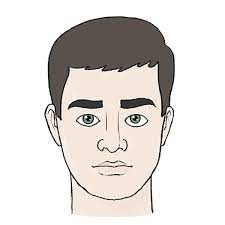
#> input picture HW4/Answers/face.jpg, 225 x 225 px
$ jupyter execute Q3.ipynb
#> lines starting #> are read from the running program, lines starting #| are printed output that depends on the picture
# Q3

[cell 1]
import cv2
import numpy as np
import matplotlib.pyplot as plt
from queue import Queue

[cell 2]
image = cv2.imread('face.jpg')[:,:,::-1]

[cell 3]
plt.imshow(image)

[cell 4]
def get_pixels(image , p , x , y):
          pixels = []
          if(p[0] +1 < x):
               pixels.append((p[0] +1 , p[1]))
               if(p[1] +1 < y):
                    pixels.append((p[0] +1 , p[1]+1))
               if(p[1] -1 >= 0):
                    pixels.append((p[0] +1 , p[1]-1))

          if(p[1] +1 < y):
               pixels.append((p[0] , p[1] + 1))
               if(p[0] -1 >= 0):
                   pixels.append((p[0]-1 , p[1] + 1))

          if(p[1] -1 >= 0 ):
               pixels.append((p[0] , p[1] - 1))
               if(p[0] -1 >=0):
                    pixels.append((p[0]-1 , p[1] - 1))
          if(p[0] -1 >= 0):
               pixels.append((p[0]-1 , p[1] ))
          return pixels

[cell 5]
def diff(x1 , x2):
     if x1-x2 >= 0:
          return x1-x2
     else:
          return -1 * (x1-x2)

[cell 6]
import warnings
warnings.filterwarnings("ignore")

def segment(image , t1, t2 , seed , color):
#> called with t1 = 30, t2 = 100, seed = (40, 110), color = (0, 255, 0)
    q = Queue(maxsize = image.shape[0] * image.shape[1])
    segmented_image = image.copy()
    # image = cv2.GaussianBlur(image,(5,5), 0)
    q.put(seed)
    visited = {seed}


    rs, gs, bs = image[seed[0],seed[1]]
#> rs = 90; gs = 81; bs = 76
    segmented_image[seed[0] , seed[1]] = color
#> segmented_image: shape (225, 225, 3); mean R, G, B 223.6, 219.4, 216.3

    while not q.empty():
            p = q.get()
            pixels = get_pixels(image , p , image.shape[0] , image.shape[1])

            for n in pixels:
                if n not in visited:
                    r , g , b = image[p[0] , p[1] ]
                    ri ,gi, bi = image[n[0] , n[1]]
                    x1 ,x2 ,x3 ,x4 ,x5,x6 = diff(r, ri) , diff(g, gi), diff(b, bi) , diff(ri,rs) , diff(gi, gs) , diff(bi , bs)
                    if (x1 <= t1 and x2 <= t1 and x3 <= t1 and x4 <= t2 and x5 <= t2 and x6 <= t2):
                        segmented_image[n[0] , n[1]] = color
                        visited.add(n)
                        q.put(n)
#> this loop made 2764 passes
#> p on passes 2 to 4: (41, 110), (41, 111), (41, 109)
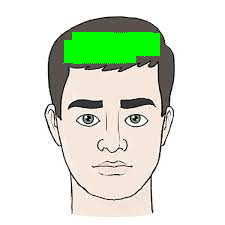
#> segmented_image: shape (225, 225, 3); mean R, G, B 218.7, 228.9, 212.1
#> after the loop, visited = 2764 items

    return segmented_image
